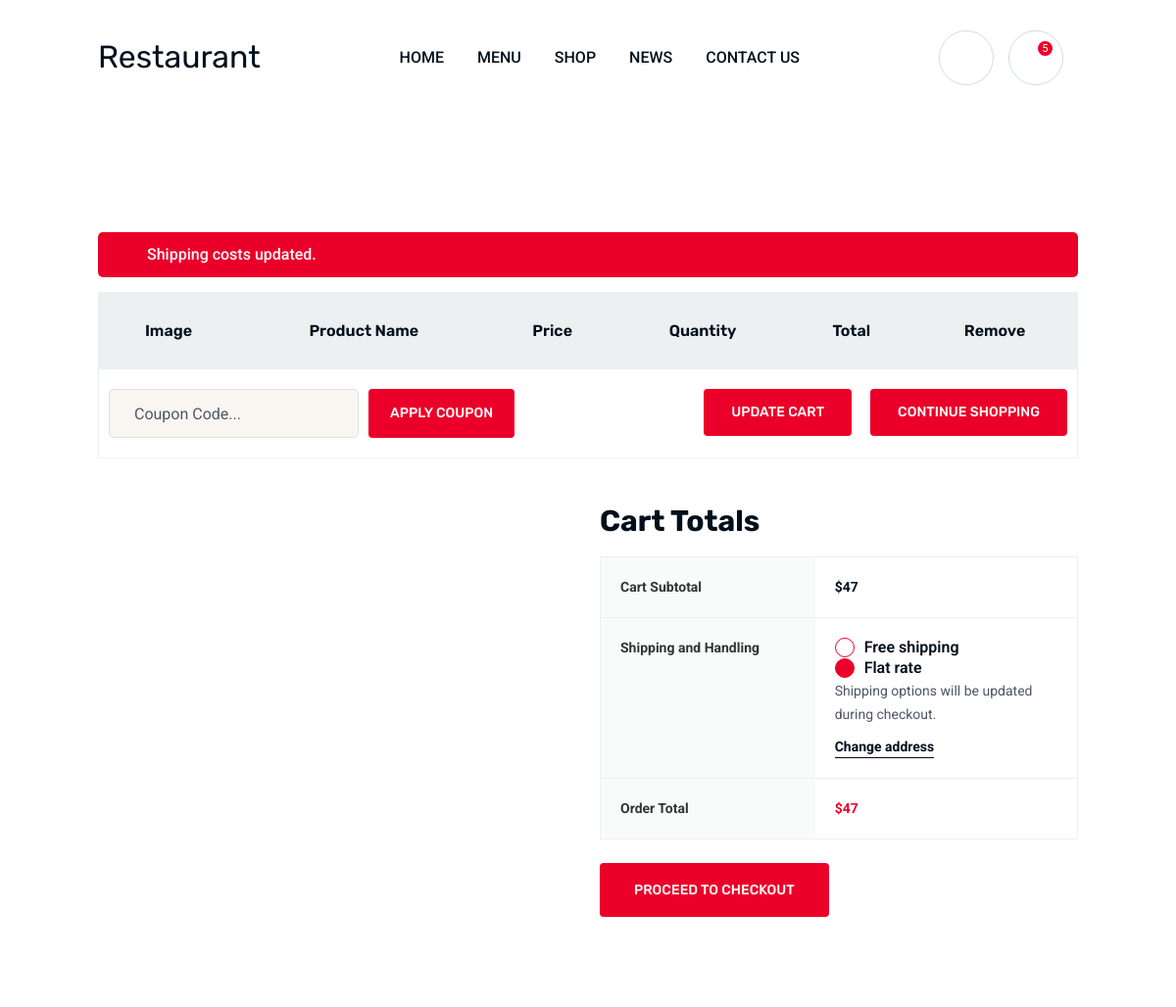
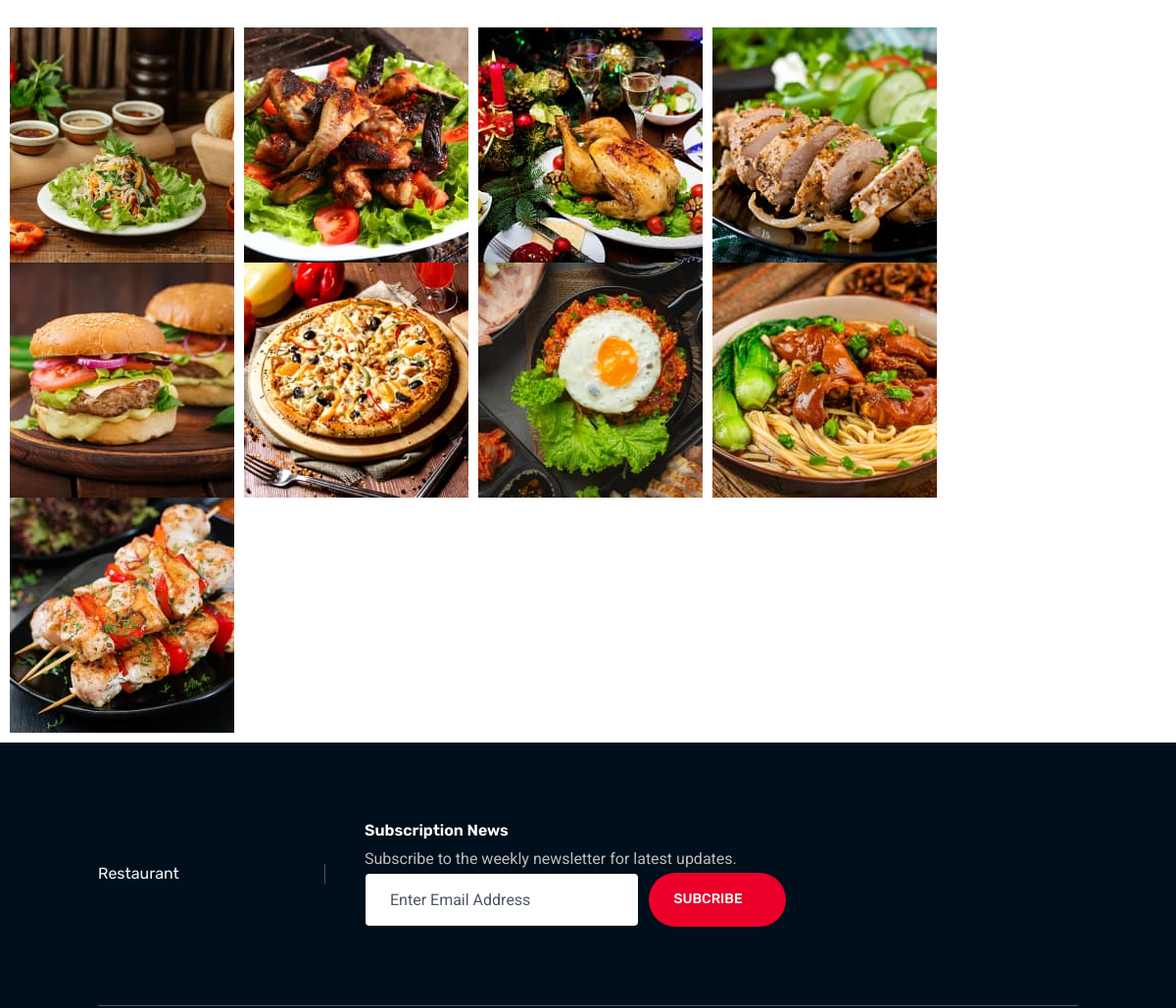
Page /cart/ (upper part) on the earlier database version (2 pictures, top to bottom).
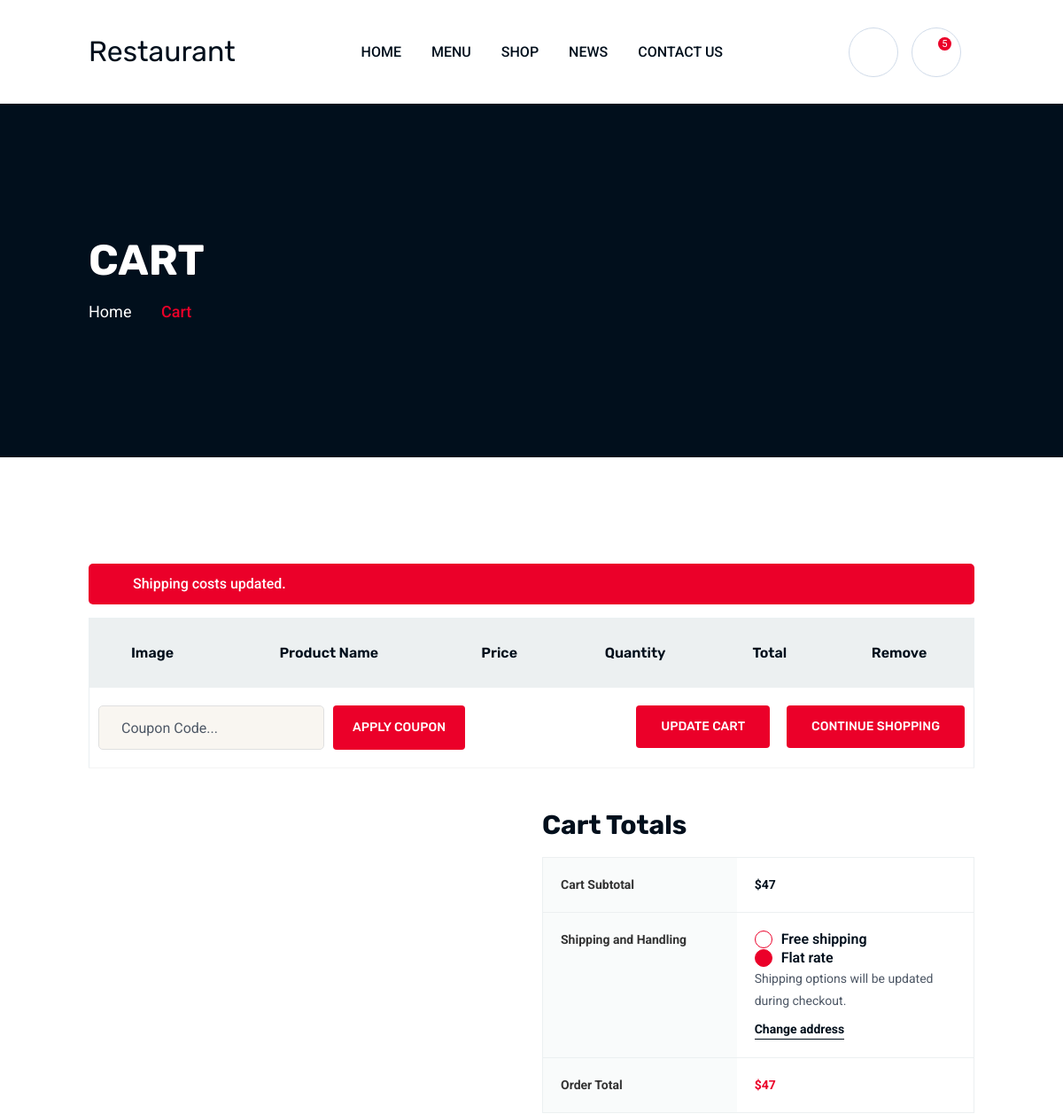
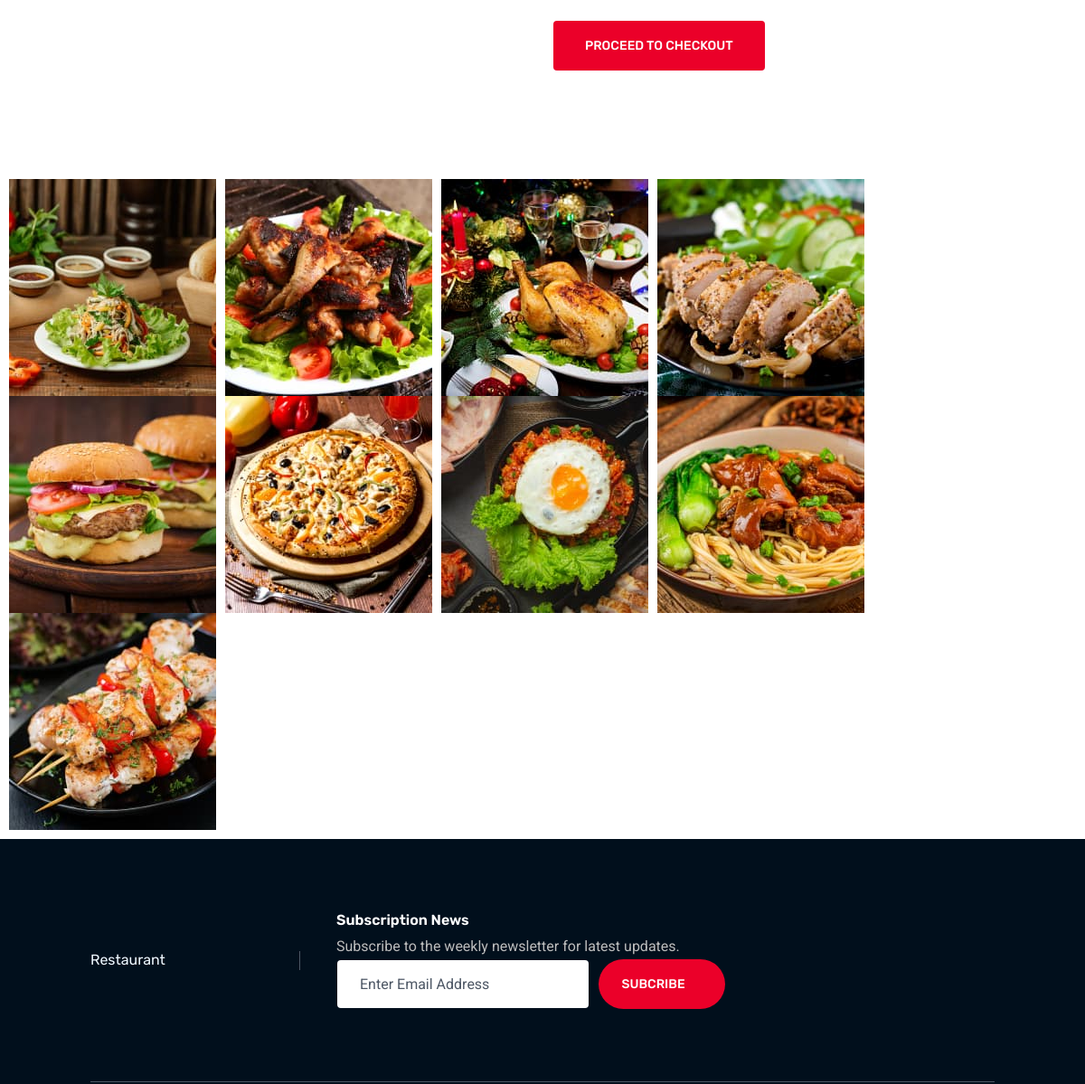
Same page on the later database version (2 pictures, top to bottom).
### myapp/models.py (models this page shows)
class GalleryModel(models.Model):
    id = models.UUIDField(primary_key=True, default=uuid.uuid4, editable=False)
    image = models.ImageField(upload_to='Gallery')
    created_at = models.DateTimeField(auto_now_add=True)
    updated_at = models.DateTimeField(auto_now=True)

class CartSliderModel(models.Model):
    id = models.UUIDField(primary_key=True, default=uuid.uuid4, editable=False)
    name = models.CharField(max_length=50, blank=True, null=True)
    image = models.ImageField(upload_to='CartSlider')
    created_at = models.DateTimeField(auto_now_add=True)
    updated_at = models.DateTimeField(auto_now=True)

### myapp/views.py (the view)
# urls.py: path('cart/', views.CartPage, name="CartPage"),
def CartPage(request):
    CartSlider = CartSliderModel.objects.all()[:1]
    Gallery = GalleryModel.objects.all()
    context = {
        'CartSlider': CartSlider,
        'Gallery': Gallery,
    }
    return render(request, 'cart.html', context)

### myapp/templates/cart.html (shortened to what this page needs)
{% extends 'base.html' %}
{% load static %}
{% block body %}
{% for i in CartSlider %}
<div class="breadcumb-wrapper" data-bg-src="{{ i.image.url }}">
    <div class="container z-index-common">
        <div class="breadcumb-content">
            <h1 class="breadcumb-title">{{ i.name|safe }}</h1>
            <ul class="breadcumb-menu">
                <li><a href="{% url 'homePage' %}">Home</a></li>
                <li>{{ i.name|safe }}</li>
            </ul>
        </div>
    </div>
</div>
{% endfor %}
<div class="th-cart-wrapper space-top space-extra-bottom">
    <div class="container">
        <div class="woocommerce-notices-wrapper">
            <div class="woocommerce-message">Shipping costs updated.</div>
        </div>
        <form action="#" class="woocommerce-cart-form">
            <table class="cart_table">
                <thead>
                    <tr>
                        <th class="cart-col-image">Image</th>
                        <th class="cart-col-productname">Product Name</th>
                        <th class="cart-col-price">Price</th>
                        <th class="cart-col-quantity">Quantity</th>
                        <th class="cart-col-total">Total</th>
                        <th class="cart-col-remove">Remove</th>
                    </tr>
                </thead>
                <tbody>
                    <tr>
                        <td colspan="6" class="actions">
                            <div class="th-cart-coupon"><input type="text" class="form-control"
                                    placeholder="Coupon Code..."> <button type="submit" class="th-btn rounded-2">Apply
                                    Coupon</button></div><button type="submit" class="th-btn rounded-2">Update
                                cart</button> <a href="{% url 'shopPage' %}" class="th-btn rounded-2">Continue Shopping</a>
                        </td>
                    </tr>
                </tbody>
            </table>
        </form>
        <div class="row justify-content-end">
            <div class="col-md-8 col-lg-7 col-xl-6">
                <h2 class="h4 summary-title">Cart Totals</h2>
                <table class="cart_totals">
                    <tbody>
                        <tr>
                            <td>Cart Subtotal</td>
                            <td data-title="Cart Subtotal"><span class="amount"><bdi><span>$</span>47</bdi></span>
                            </td>
                        </tr>
                        <tr class="shipping">
                            <th>Shipping and Handling</th>
                            <td data-title="Shipping and Handling">
                                <ul class="woocommerce-shipping-methods list-unstyled">
                                    <li><input type="radio" id="free_shipping" name="shipping_method"
                                            class="shipping_method"> <label for="free_shipping">Free
                                            shipping</label></li>
                                    <li><input type="radio" id="flat_rate" name="shipping_method"
                                            class="shipping_method" checked="checked"> <label for="flat_rate">Flat
                                            rate</label></li>
                                </ul>
                                <p class="woocommerce-shipping-destination">Shipping options will be updated during
                                    checkout.</p>
                                <form action="#" method="post"><a href="#" class="shipping-calculator-button">Change
                                        address</a>
                                </form>
                            </td>
                        </tr>
                    </tbody>
                    <tfoot>
                        <tr class="order-total">
                            <td>Order Total</td>
                            <td data-title="Total"><strong><span
                                        class="amount"><bdi><span>$</span>47</bdi></span></strong></td>
                        </tr>
                    </tfoot>
                </table>
                <div class="wc-proceed-to-checkout mb-30"><a href="{% url 'checkOutPage' %}" class="th-btn rounded-2">Proceed
                        to checkout</a></div>
            </div>
        </div>
    </div>
</div>
<div class="gallery-thumb-area">
    <div class="row gx-10 th-carousel" id="gallerySlide1" data-slide-show="8" data-ml-slide-show="7"
        data-lg-slide-show="6" data-md-slide-show="5" data-sm-slide-show="4" data-xs-slide-show="3"
        data-focuson-select="false">
        {% for i in Gallery %}
        <div class="col-auto">
            <div class="gallery-thumb"><img src="{{ i.image.url }}" alt="Gallery Image"> </div>
        </div>
        {% endfor %}
    </div>
</div>
{% endblock %}

### templates/base.html (shortened to what this page needs)
{% load static %}
<!doctype html>
<html class="no-js" lang="eg">
<head>
    <link rel="stylesheet" href="{% static 'assets/css/app.min.css' %}">
    <link rel="stylesheet" href="{% static 'assets/css/fontawesome.min.css' %}">
    <link rel="stylesheet" href="{% static 'assets/css/style.css' %}">
</head>
<body>
    {% include 'header.html' %}
    {% block body %} {% endblock %}
    {% include 'footer.html' %}
    <script src="https://cdn.tailwindcss.com"></script>
</body>
</html>

### templates/header.html (shortened to what this page needs)
{% load static %}
<header class="th-header header-layout3">
    <div class="sticky-wrapper">
        <div class="sticky-active">
            <div class="menu-area">
                <div class="container th-container">
                    <div class="row align-items-center justify-content-between">
                        <div class="col-auto">
                            <div class="header-logo">
                                <a href="{% url 'homePage' %}"><h1 style="font-size: xx-large;">Restaurant</h1></a>
                            </div>
                        </div>
                        <div class="col-auto">
                            <nav class="main-menu d-none d-lg-inline-block">
                                <ul>
                                    <li><a href="{% url 'homePage' %}">Home</a>
                                    </li>
                                    <li><a href="{% url 'menuPage' %}">Menu</a>
                                    </li>
                                    <li><a href="{% url 'shopPage' %}">Shop</a></li>
                                    <li><a href="{% url 'newPage' %}">News</a></li>
                                    <li><a href="{% url 'contactPage' %}">Contact Us</a></li>
                                </ul>
                            </nav>
                        </div>
                        <div class="col-auto d-none d-xl-block">
                            <div class="header-button">
                                <button type="button" class="icon-btn searchBoxToggler"><i
                                        class="far fa-search"></i></button>
                                <button type="button" class="icon-btn sideMenuToggler d-none d-xl-block"><i
                                        class="far fa-cart-shopping"></i> <span class="badge">5</span></button>
                            </div>
                        </div>
                    </div>
                </div>
            </div>
        </div>
    </div>
</header>

### templates/footer.html (shortened to what this page needs)
{% load static %}
<footer class="footer-wrapper footer-layout1" data-bg-src="{% static 'assets/img/bg/footer_bg_1.jpg' %}">
    <div class="container">
        <div class="footer-top">
            <div class="row align-items-center">
                <div class="col-xl-3">
                    <div class="footer-logo"><h3 style="color: aliceblue;">Restaurant</h3></div>
                </div>
                <div class="col-xl-9">
                    <div class="subscribe-box">
                        <div>
                            <h2 class="subscribe-box_title">Subscription News</h2>
                            <p class="subscribe-box_text">Subscribe to the weekly newsletter for latest updates.</p>
                        </div>
                        <form class="newsletter-form"><input class="form-control" type="email"
                                placeholder="Enter Email Address" required=""> <button type="submit"
                                class="th-btn style3">SUBCRIBE<i class="fas fa-arrow-right ms-2"></i></button>
                        </form>
                    </div>
                </div>
            </div>
        </div>
    </div>
</footer>

Differences in the rows shown:
added CartSliderModel: name "CART", name "Cart"
